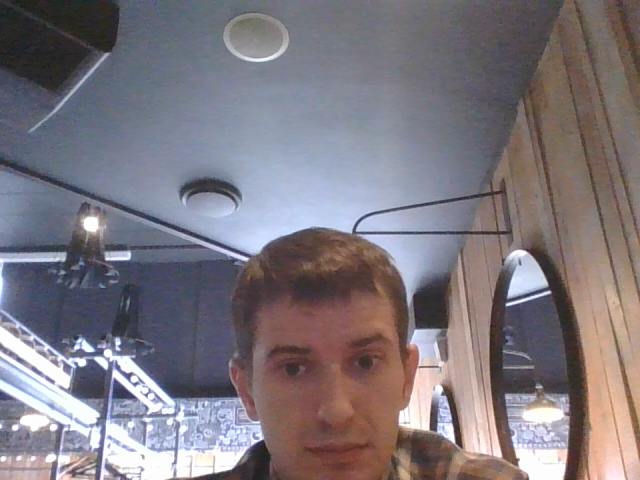
#> input picture photo_frame.png, 640 x 480 px, given in place of the camera
$ python Les7_4.py
#> lines starting #> are read from the running program, lines starting #| are printed output that depends on the picture; after the words box and inside, x2 and y2 are one past the last pixel; in counts of white or black regions, pixels touching at a corner belong together
import cv2
cap=cv2.VideoCapture(0)
RED = ((0,139,144),(11,255,226))
YELLOW = ((15,139,144),(34,255,226))
def nothing(self):
   pass
cv2.namedWindow("filter")
cv2.createTrackbar("Hue","filter",0,255,nothing)
cv2.createTrackbar("Saturation","filter",0,255,nothing)
cv2.createTrackbar("Value","filter",0,255,nothing)
cv2.createTrackbar("HueH","filter",0,255,nothing)
cv2.createTrackbar("SaturationH","filter",0,255,nothing)
cv2.createTrackbar("ValueH","filter",0,255,nothing)
(h1,w1, d) = cap.read()[1].shape
#> h1 = 480; w1 = 640; d = 3
while True:
   ret,frame=cap.read()
#> frame is the input picture: shape (480, 640, 3); mean B, G, R 126.5, 119.4, 126
   hsv=cv2.cvtColor(frame,cv2.COLOR_BGR2HSV)
#> hsv: shape (480, 640, 3); mean H, S, V 82, 50.5, 139.2
   mask_forRed = cv2.inRange(hsv, RED[0], RED[1])
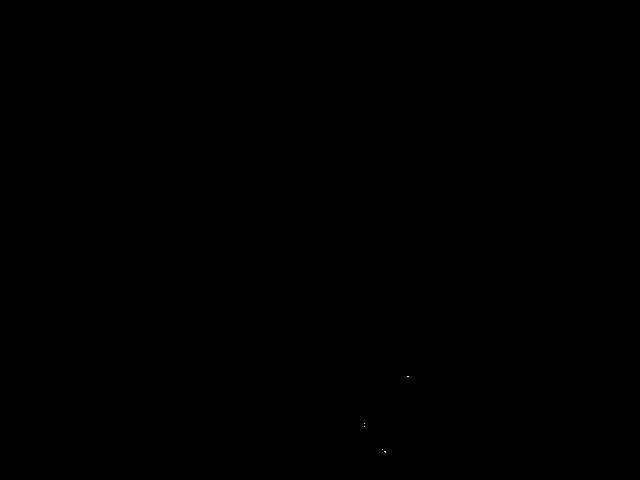
#> mask_forRed: shape (480, 640); 0% white in thin lines or dots, all inside (x1, y1, x2, y2) = (364, 376, 409, 453)
   mask_forYellow = cv2.inRange(hsv, YELLOW[0], YELLOW[1])
#> mask_forYellow: shape (480, 640); every value is 0
   contours, hierarchy = cv2.findContours(mask_forRed, cv2.RETR_LIST, cv2.CHAIN_APPROX_SIMPLE)
#> contours = 5 contours, all with area under 20
   contours1, hierarchy1 = cv2.findContours(mask_forYellow, cv2.RETR_LIST, cv2.CHAIN_APPROX_SIMPLE)
#> contours1 = []
   for contour in contours:
      area = cv2.contourArea(contour)
      if area > 800:
         x, y, w, h = cv2.boundingRect(contour)
         frame = cv2.rectangle(frame, (x, y), (x + w, y + h), (0, 0, 255), 2)
         position = ""
         cv2.putText(frame, "RED",(50,50),1,2,(0,0,255),2)
         if x>w1//2:
             position = "right"
         else:
             position = "left"
         cv2.putText(frame, f"position: {position}", (w1//2, h1//2),1, 3 , (255,0,0))
#> this loop made 5 passes
#> (contour, area) on passes 1 to 5: ([[384, 451], [385, 452], [385, 451]], 0.5), ([[382, 449]], 0), ([[364, 426]], 0), ([[364, 423]], 0), ([[407, 376], [408, 376]], 0)


   cv2.imshow("filter",frame)
   cv2.waitKey(1)
